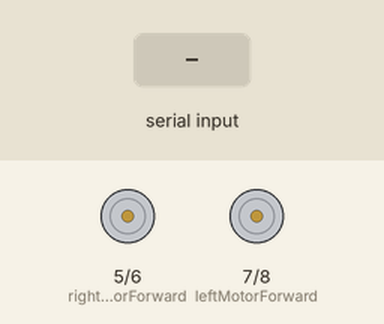
Bench run of a sketch on a simulated Arduino Uno, built with avr-gcc and run on an emulated ATmega328P. On the bench: motor-driver pin pairs drawn as motors (green arrow = first pin HIGH = forward, orange = second pin HIGH = backward, longer = more drive). The test bench sets the inputs (shaded band).

Above: at 1.2 s.
1.3 s: "F" received over Serial
At 2.1 s:
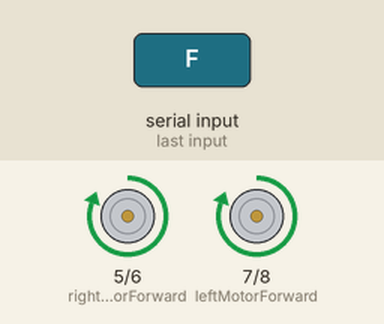
2.8 s: "B" received over Serial
At 3.8 s:
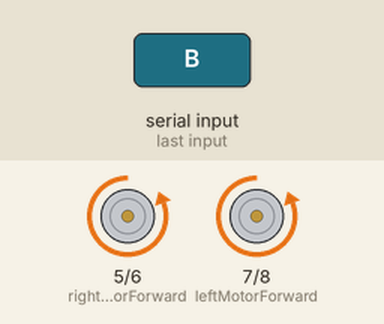
4.3 s: "L" received over Serial
At 5.0 s:
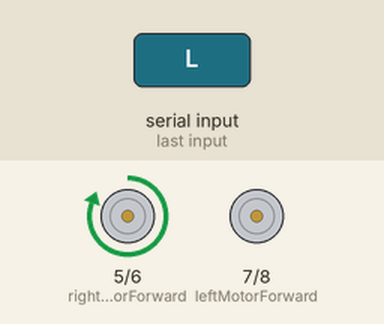
5.8 s: "R" received over Serial
At 6.2 s:
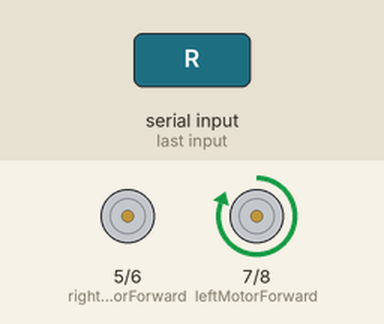
Timing chart, 0 to 8.3 s (numbered marks = the images above; inputs shaded):
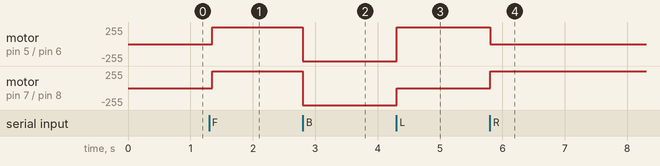

Measured:
- after the input at 1.3 s, motor on pin 5 (rightMotorForward) / pin 6 (rightMotorBackward), motor on pin 7 (leftMotorForward) / pin 8 (leftMotorBackward): stopped → forward 255/255 after 0.05 s
- after the input at 2.8 s, motor on pin 5 (rightMotorForward) / pin 6 (rightMotorBackward), motor on pin 7 (leftMotorForward) / pin 8 (leftMotorBackward): forward 255/255 → backward 255/255 at once
- after the input at 4.3 s, motor on pin 5 (rightMotorForward) / pin 6 (rightMotorBackward): backward 255/255 → forward 255/255 at once; motor on pin 7 (leftMotorForward) / pin 8 (leftMotorBackward): backward 255/255 → stopped at once
- after the input at 5.8 s, motor on pin 5 (rightMotorForward) / pin 6 (rightMotorBackward): forward 255/255 → stopped at once; motor on pin 7 (leftMotorForward) / pin 8 (leftMotorBackward): stopped → forward 255/255 at once

The sketch:

Bluetooth_Robot_Car.ino
```cpp
char cmd;//The Bluetooth Command

//The L298N Control Pins
const int rightMotorForward = 5;
const int rightMotorBackward = 6;
const int leftMotorForward = 7;
const int leftMotorBackward = 8;

void setup() {
  pinMode(leftMotorForward,OUTPUT);   //left motor forward
  pinMode(leftMotorBackward,OUTPUT);   //left motor reverse
  pinMode(rightMotorForward,OUTPUT);   //right motor forward
  pinMode(rightMotorBackward,OUTPUT);   //right motor reverse
  Serial.begin(9600);
}

void loop() {
  if(Serial.available()){
    cmd = Serial.read();
  }

  if(cmd == 'F'){           //move forward
    digitalWrite(leftMotorForward,HIGH);
    digitalWrite(leftMotorBackward,LOW);
    digitalWrite(rightMotorForward,HIGH);
    digitalWrite(rightMotorBackward,LOW);

  }

  else if(cmd == 'B'){      //move reverse
    digitalWrite(leftMotorForward,LOW);
    digitalWrite(leftMotorBackward,HIGH);
    digitalWrite(rightMotorForward,LOW);
    digitalWrite(rightMotorBackward,HIGH);

  }

  else if(cmd == 'L'){      //turn Left
    digitalWrite(leftMotorForward,LOW);
    digitalWrite(leftMotorBackward,LOW);
    digitalWrite(rightMotorForward,HIGH);
    digitalWrite(rightMotorBackward,LOW);
  }

  else if(cmd == 'R'){      //turn Right
    digitalWrite(leftMotorForward,HIGH);
    digitalWrite(leftMotorBackward,LOW);
    digitalWrite(rightMotorForward,LOW);
    digitalWrite(rightMotorBackward,LOW);

  }
  delay(50);
}
```
